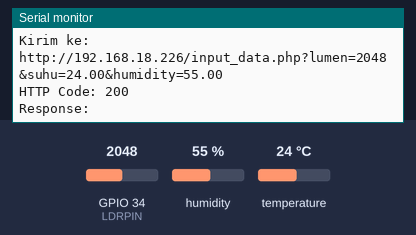
The sketch below on a simulated ESP32. On the bench: the last lines printed to the serial monitor. Inputs (shaded band) come from the test bench; at power-on: humidity 55 %, GPIO 34 (LDRPIN) = 2048, temperature 24 °C. WiFi joins after 1.5 s; servers stay silent unless stated; uploads are accepted with an empty reply.

Above: at 2.7 s.
2.8 s: humidity set to 22 %
At 6.91 s:
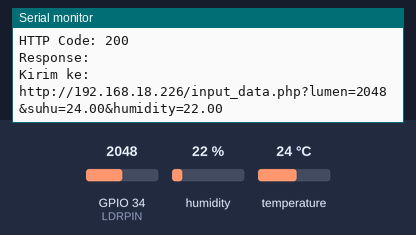
8.6 s: GPIO 34 (LDRPIN) set to 2866
At 13.2 s:
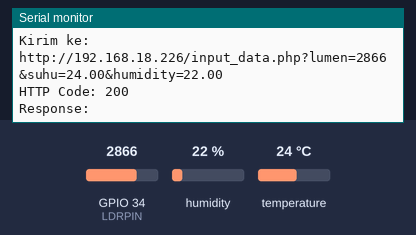
14.4 s: temperature set to 12 °C
At 18.0 s:
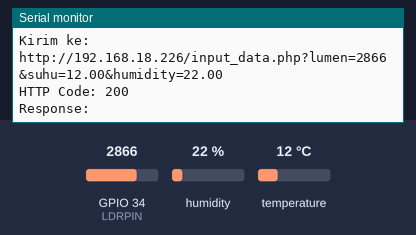
20.2 s: GPIO 34 (LDRPIN) set to 3603
At 22.9 s:
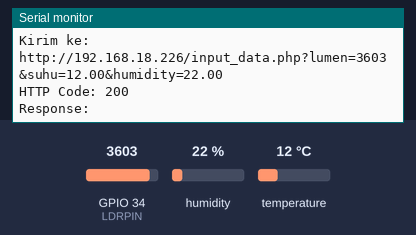
26.0 s: humidity set to 40 %
At 29.0 s:
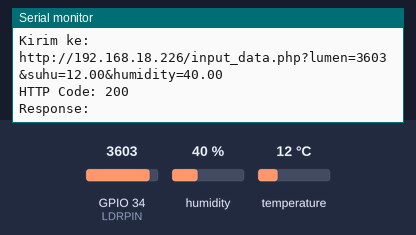
Timing chart, 0 to 30.5 s (numbered marks = the images above; inputs shaded):
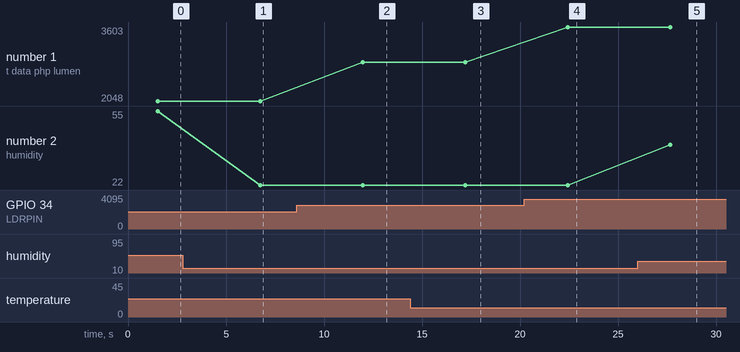

The sketch:

CodePraktikum4_5_1.ino
```cpp
#include <WiFi.h>
#include <HTTPClient.h>
#include <WiFiClient.h>
#include "DHT.h"

#define DHTPIN 4
#define DHTTYPE DHT11
#define LDRPIN 34   // pin analog untuk LDR

DHT dht(DHTPIN, DHTTYPE);
WiFiClient wifiClient;

const char* ssid = "Asalole 4G";
const char* password = "21032006";

void setup() {
  Serial.begin(115200);
  dht.begin();

  WiFi.begin(ssid, password);
  Serial.print("Connecting WiFi");

  while (WiFi.status() != WL_CONNECTED) {
    delay(500);
    Serial.print(".");
  }

  Serial.println("\nWiFi Connected");
  Serial.print("IP ESP32: ");
  Serial.println(WiFi.localIP());
}

void loop() {
  float h = dht.readHumidity();
  float t = dht.readTemperature();
  int ldr = analogRead(LDRPIN);

  // cek sensor
  if (isnan(h) || isnan(t)) {
    Serial.println("Sensor gagal dibaca!");
    return;
  }

  if (WiFi.status() == WL_CONNECTED) {
    HTTPClient http;

    // ⚠️ SESUAIKAN URL INI!
    String url = "http://192.168.18.226/input_data.php?lumen=" + String(ldr) +
                 "&suhu=" + String(t) + "&humidity=" + String(h);

    Serial.println("Kirim ke:");
    Serial.println(url);

    http.begin(wifiClient, url);
    int httpCode = http.GET();

    Serial.print("HTTP Code: ");
    Serial.println(httpCode);

    if (httpCode > 0) {
      String response = http.getString();
      Serial.println("Response:");
      Serial.println(response);
    } else {
      Serial.println("Gagal kirim data!");
    }

    http.end();
  }

  delay(5000); // kirim tiap 5 detik
}
```

Measured:
- after the input at 2.8 s, the serial monitor: prints a new line after 4.0 s (image 1)
- after the input at 8.6 s, the serial monitor: prints a new line after 3.4 s (image 2)
- after the input at 14.4 s, the serial monitor: prints a new line after 2.8 s (image 3)
- after the input at 20.2 s, the serial monitor: prints a new line after 2.2 s (image 4)
- after the input at 26.0 s, the serial monitor: prints a new line after 1.7 s (image 5)
- plotted number 1: 2048 → 2866 after the input at 8.6 s, 2866 → 3603 after the input at 20.2 s
- plotted number 2: 55 → 22 after the input at 2.8 s, 22 → 40 after the input at 26.0 s
